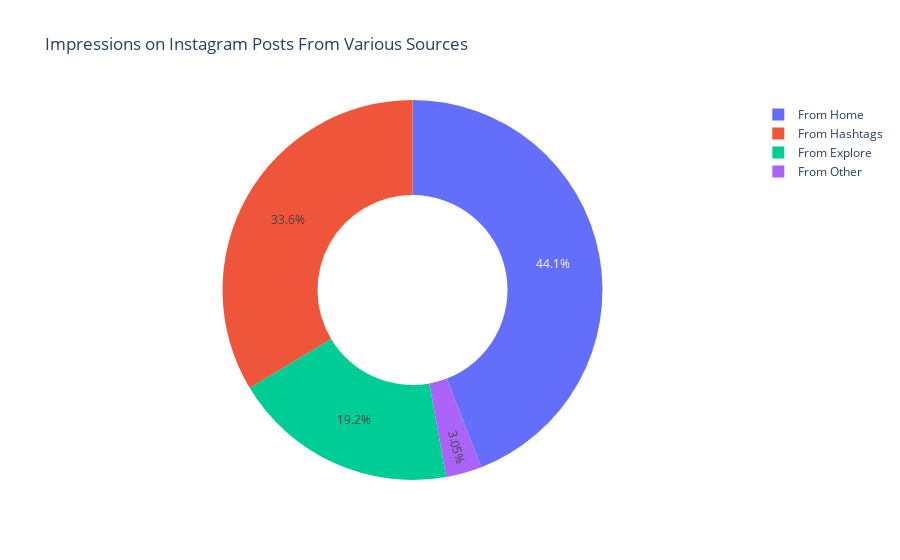

Notebook cell for this chart:
### Code cell
home = df["From Home"].sum()
hastags = df["From Hashtags"].sum()
explore = df["From Explore"].sum()
other = df["From Other"].sum()

labels = ["From Home","From Hashtags","From Explore","From Other"]
values = [home,hastags,explore,other]

fig = px.pie(df,values=values,names=labels,title='Impressions on Instagram Posts From Various Sources',hole=0.5)

fig.show()

### Figure 1 — Plotly figure (JSON) as saved in the notebook; plotly's stock layout.template omitted (floating-point values rounded to 4 significant figures)
{"data": [{"domain": {"x": [0, 1], "y": [0, 1]}, "hole": 0.5, "hovertemplate": "label=%{label}<br>value=%{value}<extra></extra>", "labels": ["From Home", "From Hashtags", "From Explore", "From Other"], "legendgroup": "", "name": "", "showlegend": true, "type": "pie", "values": [294619, 224614, 128294, 20360]}], "layout": {"legend": {"tracegroupgap": 0}, "title": {"text": "Impressions on Instagram Posts From Various Sources"}}}
